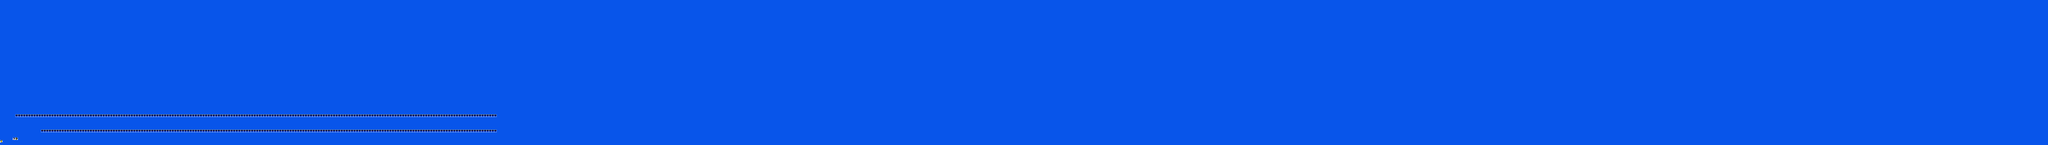

A 2D game scene composited from a Tiled map and its tileset images. What follows is a short description and the map's XML, with each tile layer's data collapsed to a summary:
An orthogonal 800x57 tile map with 16x16 px tiles, 2 tile layers (SP, ...), 3 tilesets.

<map version="1.10" tiledversion="1.10.1" orientation="orthogonal" renderorder="right-down" width="800" height="57" tilewidth="16" tileheight="16" infinite="0" nextlayerid="3" nextobjectid="1">
 <editorsettings>
  <chunksize width="16" height="27" />
  <export target="test4.csv" format="csv" />
 </editorsettings>
 <tileset firstgid="1" name="famidash" tilewidth="16" tileheight="16" tilecount="256" columns="16">
  <image source="../../GRAPHICS/famidash.bmp" width="256" height="256" />
 </tileset>
 <tileset firstgid="257" name="sprites" tilewidth="16" tileheight="16" tilecount="256" columns="16">
  <image source="../../GRAPHICS/sprites.png" width="256" height="256" />
 </tileset>
 <tileset firstgid="513" name="sprites" tilewidth="16" tileheight="16" tilecount="256" columns="16">
  <image source="../../GRAPHICS/sprites.png" width="256" height="256" />
 </tileset>
 <layer id="1" width="800" height="57">
  <data>[45600 cells, 45600 non-empty, 2 distinct tile ids]</data>
 </layer>
 <layer id="2" name="SP" width="800" height="57">
  <data>[45600 cells, 3 non-empty, 3 distinct tile ids]</data>
 </layer>
</map>
